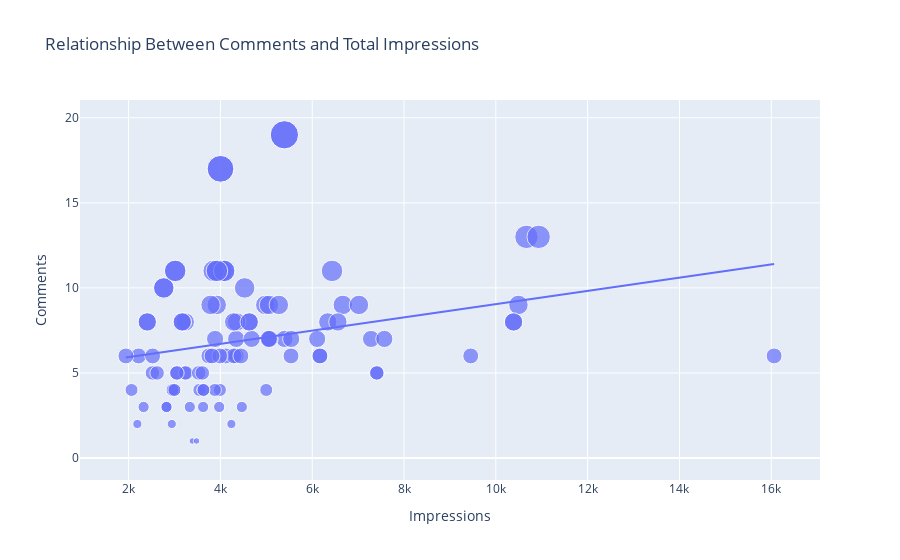

This figure's notebook cell:
### Markdown cell above
Now let’s see the relationship between the number of comments and the number of impressions

### Code cell
figure = px.scatter(data_frame = data, x="Impressions",
                    y="Comments", size="Comments", trendline="ols", 
                    title = "Relationship Between Comments and Total Impressions")
figure.show()

### Figure 1 — Plotly figure (JSON) as saved in the notebook; plotly's stock layout.template omitted (floating-point values rounded to 4 significant figures)
{"data": [{"hovertemplate": "Impressions=%{x}<br>Comments=%{marker.size}<extra></extra>", "legendgroup": "", "marker": {"color": "#636efa", "size": [9, 7, 11, 10, 5, 7, 5, 4, 6, 6, 6, 8, 7, 5, 6, 7, 17, 8, 6, 8, 4, 3, 7, 5, 8, 11, 19, 10, 11, 11, 9, 11, 8, 6, 7, 6, 3, 4, 2, 6, 6, 4, 8, 4, 9, 6, 4, 3, 5, 8, 4, 9, 2, 11, 13, 6, 9, 1, 3, 5, 7, 8, 2, 0, 7, 3, 6, 13, 9, 0, 1, 5, 5, 7, 8, 3, 9, 6, 4, 6, 7, 9, 7, 17, 8, 6, 8, 4, 3, 5, 8, 4, 5, 8, 11, 19, 10, 11, 11], "sizemode": "area", "sizeref": 0.0475, "symbol": "circle"}, "mode": "markers", "name": "", "orientation": "v", "showlegend": false, "type": "scatter", "x": [3920, 5394, 4021, 4528, 2518, 3884, 2621, 3541, 3749, 4115, 2218, 3234, 4344, 3216, 9453, 5055, 4002, 3169, 6168, 2407, 2064, 3973, 7281, 3052, 4628, 4082, 5394, 2766, 3924, 3015, 6666, 3854, 4355, 4343, 6108, 2523, 2327, 3990, 2191, 1941, 16062, 4998, 4289, 3880, 3786, 4298, 3630, 2826, 7407, 10386, 2998, 7018, 2941, 6432, 10667, 3988, 4978, 3388, 4467, 3246, 5072, 6339, 4239, 3454, 7571, 3333, 3818, 10933, 5058, 3601, 3480, 3525, 3606, 5542, 6559, 3623, 10493, 4446, 2957, 5538, 4681, 5273, 5055, 4002, 3169, 6168, 2407, 3630, 2826, 7407, 10386, 2998, 3052, 4628, 4082, 5394, 2766, 3924, 3015], "xaxis": "x", "y": [9, 7, 11, 10, 5, 7, 5, 4, 6, 6, 6, 8, 7, 5, 6, 7, 17, 8, 6, 8, 4, 3, 7, 5, 8, 11, 19, 10, 11, 11, 9, 11, 8, 6, 7, 6, 3, 4, 2, 6, 6, 4, 8, 4, 9, 6, 4, 3, 5, 8, 4, 9, 2, 11, 13, 6, 9, 1, 3, 5, 7, 8, 2, 0, 7, 3, 6, 13, 9, 0, 1, 5, 5, 7, 8, 3, 9, 6, 4, 6, 7, 9, 7, 17, 8, 6, 8, 4, 3, 5, 8, 4, 5, 8, 11, 19, 10, 11, 11], "yaxis": "y"}, {"hovertemplate": "<b>OLS trendline</b><br>Comments = 0.000389547 * Impressions + 5.15049<br>R<sup>2</sup>=0.061108<br><br>Impressions=%{x}<br>Comments=%{y} <b>(trend)</b><extra></extra>", "legendgroup": "", "marker": {"color": "#636efa", "symbol": "circle"}, "mode": "lines", "name": "", "showlegend": false, "type": "scatter", "x": [1941, 2064, 2191, 2218, 2327, 2407, 2407, 2518, 2523, 2621, 2766, 2766, 2826, 2826, 2941, 2957, 2998, 2998, 3015, 3015, 3052, 3052, 3169, 3169, 3216, 3234, 3246, 3333, 3388, 3454, 3480, 3525, 3541, 3601, 3606, 3623, 3630, 3630, 3749, 3786, 3818, 3854, 3880, 3884, 3920, 3924, 3924, 3973, 3988, 3990, 4002, 4002, 4021, 4082, 4082, 4115, 4239, 4289, 4298, 4343, 4344, 4355, 4446, 4467, 4528, 4628, 4628, 4681, 4978, 4998, 5055, 5055, 5058, 5072, 5273, 5394, 5394, 5394, 5538, 5542, 6108, 6168, 6168, 6339, 6432, 6559, 6666, 7018, 7281, 7407, 7407, 7571, 9453, 10386, 10386, 10493, 10667, 10933, 16062], "xaxis": "x", "y": [5.907, 5.955, 6.004, 6.015, 6.057, 6.088, 6.088, 6.131, 6.133, 6.171, 6.228, 6.228, 6.251, 6.251, 6.296, 6.302, 6.318, 6.318, 6.325, 6.325, 6.339, 6.339, 6.385, 6.385, 6.403, 6.41, 6.415, 6.449, 6.47, 6.496, 6.506, 6.524, 6.53, 6.553, 6.555, 6.562, 6.565, 6.565, 6.611, 6.625, 6.638, 6.652, 6.662, 6.663, 6.678, 6.679, 6.679, 6.698, 6.704, 6.705, 6.709, 6.709, 6.717, 6.741, 6.741, 6.753, 6.802, 6.821, 6.825, 6.842, 6.843, 6.847, 6.882, 6.891, 6.914, 6.953, 6.953, 6.974, 7.09, 7.097, 7.12, 7.12, 7.121, 7.126, 7.205, 7.252, 7.252, 7.252, 7.308, 7.309, 7.53, 7.553, 7.553, 7.62, 7.656, 7.706, 7.747, 7.884, 7.987, 8.036, 8.036, 8.1, 8.833, 9.196, 9.196, 9.238, 9.306, 9.409, 11.41], "yaxis": "y"}], "layout": {"legend": {"itemsizing": "constant", "tracegroupgap": 0}, "title": {"text": "Relationship Between Comments and Total Impressions"}, "xaxis": {"anchor": "y", "domain": [0, 1], "title": {"text": "Impressions"}}, "yaxis": {"anchor": "x", "domain": [0, 1], "title": {"text": "Comments"}}}}
